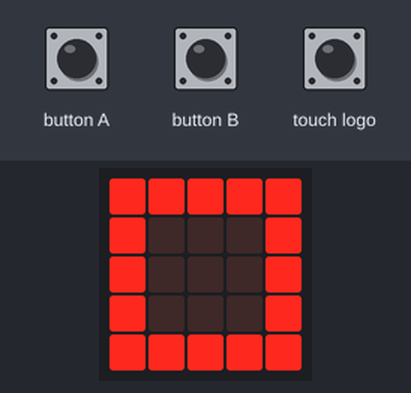
Bench run of a program on a simulated BBC micro:bit (MakeCode). Shown: the board's 5×5 LED display. The inputs (shaded band) are chosen by the test bench.

Above: at 1.2 s.
1.3 s: button A pressed for 3.2 s
At 2.1 s:
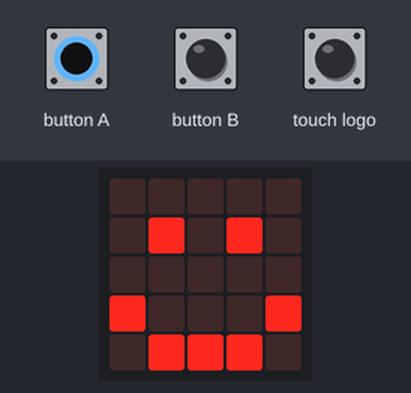
6.0 s: button B pressed for 3.2 s
At 6.5 s:
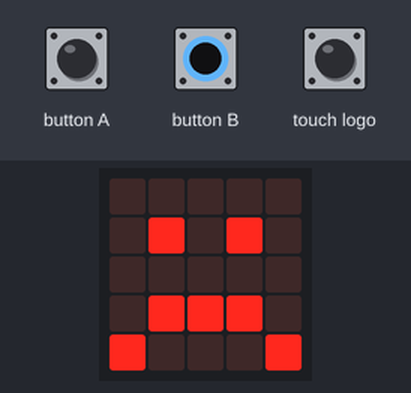
11.1 s: touch logo pressed for 0.5 s
At 11.8 s:
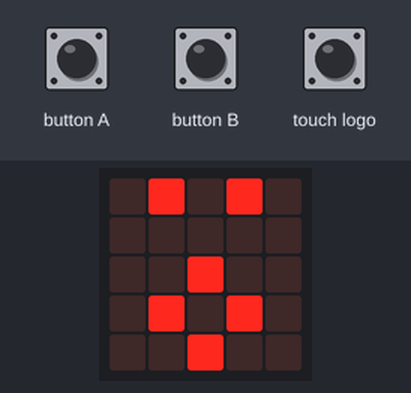
13.4 s: touch logo pressed for 3.2 s
Timing chart, 0 to 16.4 s (numbered marks = the images above; inputs shaded):
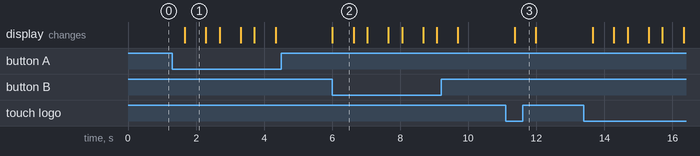

The program:

main.ts
```typescript
basic.forever(function () {
    basic.showLeds(`
        # # # # #
        # . . . #
        # . . . #
        # . . . #
        # # # # #
        `)
    if (input.buttonIsPressed(Button.A)) {
        basic.showIcon(IconNames.Happy)
    }
    if (input.buttonIsPressed(Button.B)) {
        basic.showIcon(IconNames.Sad)
    }
    if (input.logoIsPressed()) {
        basic.showIcon(IconNames.Surprised)
    }
})
```

test.ts
```typescript
// les tests vont ici ; cela ne sera pas compilé si ce paquet est utilisé en tant qu'extension.
```

Measured:
- after the input at 1.3 s, the display: changes after 0.37 s (image 1)
- after the input at 6.0 s, the display: changes at once (image 2)
- after the input at 11.1 s, the display: changes after 0.27 s (image 3)
- what the display in image 1 shows lasts 0.6 s, from 1.7 s to 2.3 s
